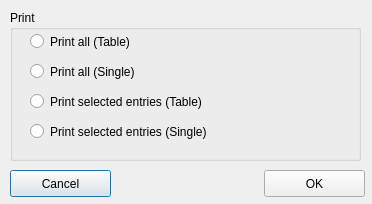
<ui version="4.0" >
 <class>printfrm</class>
 <widget class="QDialog" name="printfrm" >
  <property name="geometry" >
   <rect>
    <x>0</x>
    <y>0</y>
    <width>372</width>
    <height>204</height>
   </rect>
  </property>
  <property name="windowTitle" >
   <string>Print...</string>
  </property>
  <property name="windowIcon" >
   <iconset resource="../resources/images/first4.qrc" >:/fileprint.png</iconset>
  </property>
  <widget class="QPushButton" name="btncancel" >
   <property name="geometry" >
    <rect>
     <x>10</x>
     <y>170</y>
     <width>101</width>
     <height>27</height>
    </rect>
   </property>
   <property name="text" >
    <string>Cancel</string>
   </property>
   <property name="icon" >
    <iconset resource="../resources/images/first4.qrc" >:/button_cancel.png</iconset>
   </property>
  </widget>
  <widget class="QPushButton" name="btnok" >
   <property name="geometry" >
    <rect>
     <x>264</x>
     <y>170</y>
     <width>101</width>
     <height>27</height>
    </rect>
   </property>
   <property name="text" >
    <string>OK</string>
   </property>
   <property name="icon" >
    <iconset resource="../resources/images/first4.qrc" >:/button_ok.png</iconset>
   </property>
  </widget>
  <widget class="QGroupBox" name="grpprint" >
   <property name="geometry" >
    <rect>
     <x>10</x>
     <y>10</y>
     <width>351</width>
     <height>151</height>
    </rect>
   </property>
   <property name="title" >
    <string>Print</string>
   </property>
   <widget class="QRadioButton" name="rdbtn_4" >
    <property name="geometry" >
     <rect>
      <x>20</x>
      <y>110</y>
      <width>321</width>
      <height>23</height>
     </rect>
    </property>
    <property name="text" >
     <string>Print selected entries (Single)</string>
    </property>
   </widget>
   <widget class="QRadioButton" name="rdbtn_2" >
    <property name="geometry" >
     <rect>
      <x>20</x>
      <y>50</y>
      <width>321</width>
      <height>23</height>
     </rect>
    </property>
    <property name="text" >
     <string>Print all (Single)</string>
    </property>
   </widget>
   <widget class="QRadioButton" name="rdbtn_3" >
    <property name="geometry" >
     <rect>
      <x>20</x>
      <y>80</y>
      <width>321</width>
      <height>23</height>
     </rect>
    </property>
    <property name="text" >
     <string>Print selected entries (Table)</string>
    </property>
   </widget>
   <widget class="QRadioButton" name="rdbtn_1" >
    <property name="geometry" >
     <rect>
      <x>20</x>
      <y>20</y>
      <width>321</width>
      <height>23</height>
     </rect>
    </property>
    <property name="text" >
     <string>Print all (Table)</string>
    </property>
   </widget>
  </widget>
 </widget>
 <tabstops>
  <tabstop>rdbtn_1</tabstop>
  <tabstop>rdbtn_2</tabstop>
  <tabstop>rdbtn_3</tabstop>
  <tabstop>rdbtn_4</tabstop>
  <tabstop>btnok</tabstop>
  <tabstop>btncancel</tabstop>
 </tabstops>
 <resources>
  <include location="../resources/images/first4.qrc" />
 </resources>
 <connections>
  <connection>
   <sender>btnok</sender>
   <signal>clicked()</signal>
   <receiver>printfrm</receiver>
   <slot>accept()</slot>
   <hints>
    <hint type="sourcelabel" >
     <x>278</x>
     <y>253</y>
    </hint>
    <hint type="destinationlabel" >
     <x>96</x>
     <y>254</y>
    </hint>
   </hints>
  </connection>
  <connection>
   <sender>btncancel</sender>
   <signal>clicked()</signal>
   <receiver>printfrm</receiver>
   <slot>reject()</slot>
   <hints>
    <hint type="sourcelabel" >
     <x>369</x>
     <y>253</y>
    </hint>
    <hint type="destinationlabel" >
     <x>179</x>
     <y>282</y>
    </hint>
   </hints>
  </connection>
 </connections>
</ui>
